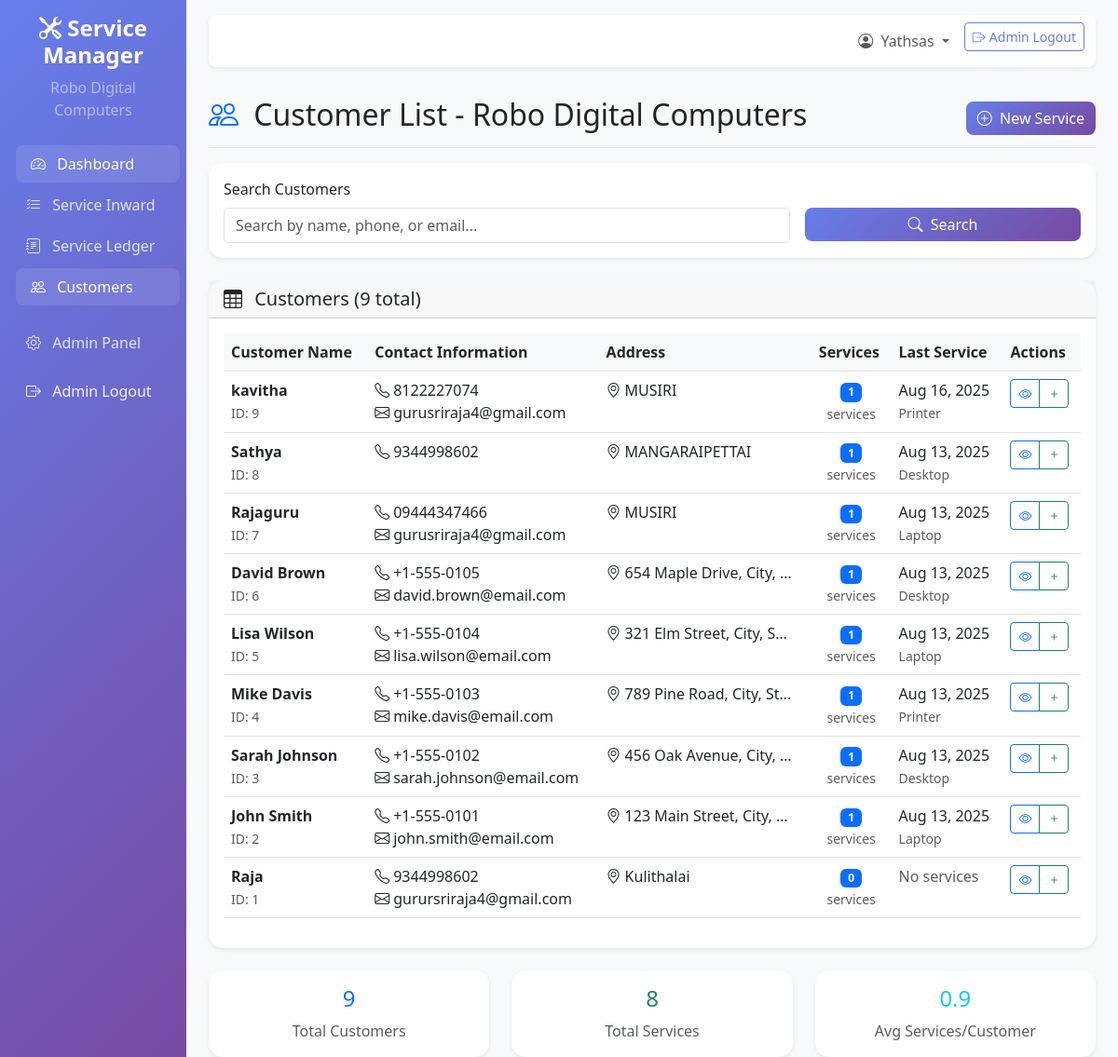
/services/customers/ (signed in), run on the app's committed database.
### services/models.py (models this page shows, shortened)
class Customer(models.Model):
    name = models.CharField(max_length=200)
    phone = models.CharField(max_length=15)
    email = models.EmailField(blank=True, null=True)
    address = models.TextField()
    created_at = models.DateTimeField(auto_now_add=True)
    updated_at = models.DateTimeField(auto_now=True)
    class Meta:
        ordering = ['-created_at']

class ServiceItem(models.Model):
    DEVICE_TYPES = [
        ('laptop', 'Laptop'),
        ('desktop', 'Desktop'),
        ('printer', 'Printer'),
    ]
    STATUS_CHOICES = [
        ('pending', 'Pending'),
        ('in_progress', 'In Progress'),
        ('completed', 'Completed'),
        ('delivered', 'Delivered'),
        ('cancelled', 'Cancelled'),
    ]
    PAYMENT_STATUS_CHOICES = [
        ('pending', 'Payment Pending'),
        ('received', 'Payment Received'),
        ('partial', 'Partial Payment'),
    ]
    customer = models.ForeignKey(Customer, on_delete=models.CASCADE, related_name='service_items')
    device_type = models.CharField(max_length=20, choices=DEVICE_TYPES)
    brand = models.CharField(max_length=100)
    model = models.CharField(max_length=100)
    serial_number = models.CharField(max_length=100, blank=True, null=True)
    problem_description = models.TextField()
    accessories_received = models.TextField(blank=True, null=True)
    estimated_cost = models.DecimalField(max_digits=10, decimal_places=2, default=0.00)
    actual_cost = models.DecimalField(max_digits=10, decimal_places=2, default=0.00)
    status = models.CharField(max_length=20, choices=STATUS_CHOICES, default='pending')
    payment_status = models.CharField(max_length=20, choices=PAYMENT_STATUS_CHOICES, default='pending')
    received_date = models.DateTimeField(auto_now_add=True)
    completed_date = models.DateTimeField(blank=True, null=True)
    delivered_date = models.DateTimeField(blank=True, null=True)
    technician_notes = models.TextField(blank=True, null=True)
    problem_resolved = models.TextField(blank=True, null=True, help_text="Description of how the problem was resolved")
    created_at = models.DateTimeField(auto_now_add=True)
    updated_at = models.DateTimeField(auto_now=True)
    class Meta:
        ordering = ['-received_date']

### services/views.py (the view)
# urls.py: path('customers/', views.customer_list, name='customer_list'),
@login_required
def customer_list(request):
    search_query = request.GET.get('search', '')
    customers = Customer.objects.all()
    if search_query:
        customers = customers.filter(
            Q(name__icontains=search_query) |
            Q(phone__icontains=search_query) |
            Q(email__icontains=search_query)
        )
    paginator = Paginator(customers, 20)
    page_number = request.GET.get('page')
    page_obj = paginator.get_page(page_number)
    total_services = ServiceItem.objects.count()
    avg_services_per_customer = total_services / max(customers.count(), 1)
    context = {
        'page_obj': page_obj,
        'search_query': search_query,
        'total_services': total_services,
        'avg_services_per_customer': avg_services_per_customer,
    }
    return render(request, 'services/customer_list.html', context)

### templates/services/customer_list.html (shortened to what this page needs)
{% extends 'base.html' %}
{% block content %}
<div class="d-flex justify-content-between flex-wrap flex-md-nowrap align-items-center pt-3 pb-2 mb-3 border-bottom">
    <h1 class="h2">
        <i class="bi bi-people text-primary me-2"></i>
        Customer List - Robo Digital Computers
    </h1>
    <div class="btn-toolbar mb-2 mb-md-0">
        <a href="{% url 'services:add_service_inward' %}" class="btn btn-primary">
            <i class="bi bi-plus-circle me-1"></i>
            New Service
        </a>
    </div>
</div>
<div class="card mb-4">
    <div class="card-body">
        <form method="get" class="row g-3">
            <div class="col-md-8">
                <label for="search" class="form-label">Search Customers</label>
                <input type="text" class="form-control" id="search" name="search"
                       value="{{ search_query }}" placeholder="Search by name, phone, or email...">
            </div>
            <div class="col-md-4">
                <label class="form-label">&nbsp;</label>
                <div class="d-grid">
                    <button type="submit" class="btn btn-primary">
                        <i class="bi bi-search me-1"></i>
                        Search
                    </button>
                </div>
            </div>
        </form>
    </div>
</div>
<div class="card">
    <div class="card-header">
        <h5 class="card-title mb-0">
            <i class="bi bi-table me-2"></i>
            Customers ({{ page_obj.paginator.count }} total)
        </h5>
    </div>
    <div class="card-body">
        {% if page_obj %}
            <div class="table-responsive">
                <table class="table table-hover">
                    <thead>
                        <tr>
                            <th>Customer Name</th>
                            <th>Contact Information</th>
                            <th>Address</th>
                            <th>Services</th>
                            <th>Last Service</th>
                            <th>Actions</th>
                        </tr>
                    </thead>
                    <tbody>
                        {% for customer in page_obj %}
                        <tr>
                            <td>
                                <div>
                                    <strong>{{ customer.name }}</strong>
                                    <br>
                                    <small class="text-muted">ID: {{ customer.id }}</small>
                                </div>
                            </td>
                            <td>
                                <div>
                                    <i class="bi bi-telephone me-1"></i>{{ customer.phone }}
                                    {% if customer.email %}
                                        <br>
                                        <i class="bi bi-envelope me-1"></i>{{ customer.email }}
                                    {% endif %}
                                </div>
                            </td>
                            <td>
                                <div class="text-truncate" style="max-width: 200px;" title="{{ customer.address }}">
                                    <i class="bi bi-geo-alt me-1"></i>{{ customer.address|truncatechars:100 }}
                                </div>
                            </td>
                            <td>
                                <div class="text-center">
                                    <span class="badge bg-primary">{{ customer.service_items.count }}</span>
                                    <br>
                                    <small class="text-muted">services</small>
                                </div>
                            </td>
                            <td>
                                {% if customer.service_items.first %}
                                    <div>
                                        {{ customer.service_items.first.received_date|date:"M d, Y" }}
                                        <br>
                                        <small class="text-muted">{{ customer.service_items.first.device_type|title }}</small>
                                    </div>
                                {% else %}
                                    <span class="text-muted">No services</span>
                                {% endif %}
                            </td>
                            <td>
                                <div class="btn-group" role="group">
                                    <a href="{% url 'services:customer_detail' customer.id %}"
                                       class="btn btn-sm btn-outline-primary" title="View Details">
                                        <i class="bi bi-eye"></i>
                                    </a>
                                    <a href="{% url 'services:add_service_inward' %}"
                                       class="btn btn-sm btn-outline-success" title="Add Service">
                                        <i class="bi bi-plus"></i>
                                    </a>
                                </div>
                            </td>
                        </tr>
                        {% endfor %}
                    </tbody>
                </table>
            </div>
        {% endif %}
    </div>
</div>
{% if page_obj %}
<div class="row mt-4">
    <div class="col-md-4">
        <div class="card text-center">
            <div class="card-body">
                <h4 class="text-primary">{{ page_obj.paginator.count }}</h4>
                <p class="text-muted mb-0">Total Customers</p>
            </div>
        </div>
    </div>
    <div class="col-md-4">
        <div class="card text-center">
            <div class="card-body">
                <h4 class="text-success">{{ total_services }}</h4>
                <p class="text-muted mb-0">Total Services</p>
            </div>
        </div>
    </div>
    <div class="col-md-4">
        <div class="card text-center">
            <div class="card-body">
                <h4 class="text-info">{{ avg_services_per_customer|floatformat:1 }}</h4>
                <p class="text-muted mb-0">Avg Services/Customer</p>
            </div>
        </div>
    </div>
</div>
{% endif %}
{% endblock %}

### templates/base.html (shortened to what this page needs)
<!DOCTYPE html>
<html lang="en">
<head>
    <link href="https://cdn.jsdelivr.net/npm/bootstrap@5.3.0/dist/css/bootstrap.min.css" rel="stylesheet">
    <link href="https://cdn.jsdelivr.net/npm/bootstrap-icons@1.10.0/font/bootstrap-icons.css" rel="stylesheet">
</head>
<body>
    <div class="container-fluid">
        <div class="row">
            <nav class="col-md-3 col-lg-2 d-md-block sidebar collapse">
                <div class="position-sticky pt-3">
                    <div class="text-center mb-4">
                        <h4 class="text-white fw-bold">
                            <i class="bi bi-tools"></i> Service Manager
                        </h4>
                        <p class="text-white-50 mb-0">Robo Digital Computers</p>
                    </div>
                    <ul class="nav flex-column">
                        <li class="nav-item">
                            <a class="nav-link {% if request.resolver_match.url_name == 'dashboard' %}active{% endif %}"
                               href="{% url 'services:dashboard' %}">
                                <i class="bi bi-speedometer2 me-2"></i>
                                Dashboard
                            </a>
                        </li>
                        <li class="nav-item">
                            <a class="nav-link {% if 'inward' in request.resolver_match.url_name %}active{% endif %}"
                               href="{% url 'services:service_inward_list' %}">
                                <i class="bi bi-list-check me-2"></i>
                                Service Inward
                            </a>
                        </li>
                        <li class="nav-item">
                            <a class="nav-link {% if 'ledger' in request.resolver_match.url_name %}active{% endif %}"
                               href="{% url 'services:service_ledger' %}">
                                <i class="bi bi-journal-text me-2"></i>
                                Service Ledger
                            </a>
                        </li>
                        <li class="nav-item">
                            <a class="nav-link {% if 'customer' in request.resolver_match.url_name %}active{% endif %}"
                               href="{% url 'services:customer_list' %}">
                                <i class="bi bi-people me-2"></i>
                                Customers
                            </a>
                        </li>
                        {% if user.is_staff %}
                        <li class="nav-item mt-3">
                            <a class="nav-link" href="{% url 'admin:index' %}">
                                <i class="bi bi-gear me-2"></i>
                                Admin Panel
                            </a>
                        </li>
                        <li class="nav-item mt-2">
                            <a class="nav-link" href="{% url 'logout' %}" style="color: rgba(255, 255, 255, 0.9);">
                                <i class="bi bi-box-arrow-right me-2"></i>
                                Admin Logout
                            </a>
                        </li>
                        {% endif %}
                    </ul>
                </div>
            </nav>
            <main class="col-md-9 ms-sm-auto col-lg-10 px-md-4 main-content">
                <nav class="navbar navbar-expand-lg navbar-light bg-white shadow-sm rounded-3 my-3">
                    <div class="container-fluid">
                        <div class="navbar-nav ms-auto">
                            <div class="nav-item dropdown me-2">
                                <a class="nav-link dropdown-toggle" href="#" role="button" data-bs-toggle="dropdown">
                                    <i class="bi bi-person-circle me-1"></i>
                                    {% if user.is_authenticated %}{{ user.username }}{% else %}Guest{% endif %}
                                </a>
                            </div>
                            <div class="nav-item">
                                {% if user.is_staff %}
                                    <a class="btn btn-outline-primary btn-sm" href="{% url 'logout' %}" title="Admin Logout" style="border-color: #667eea; color: #667eea;">
                                        <i class="bi bi-box-arrow-right me-1"></i>Admin Logout
                                    </a>
                                {% else %}
                                    <a class="btn btn-outline-primary btn-sm" href="{% url 'logout' %}" title="User Logout" style="border-color: #667eea; color: #667eea;">
                                        <i class="bi bi-box-arrow-right me-1"></i>User Logout
                                    </a>
                                {% endif %}
                            </div>
                        </div>
                    </div>
                </nav>
                {% block content %}{% endblock %}
            </main>
        </div>
    </div>
</body>
</html>

### templates/base.html (style rules this page uses)
.sidebar { min-height: 100vh; background: linear-gradient(135deg, #667eea 0%, #764ba2 100%); }
.sidebar .nav-link { color: rgba(255, 255, 255, 0.8); border-radius: 8px; margin: 2px 0; transition: all 0.3s ease; }
.sidebar .nav-link:hover, .sidebar .nav-link.active { color: white; background-color: rgba(255, 255, 255, 0.1); transform: translateX(5px); }
.main-content { background-color: #f8f9fa; min-height: 100vh; }
.card { border: none; border-radius: 15px; box-shadow: 0 0.125rem 0.25rem rgba(0, 0, 0, 0.075); transition: transform 0.2s ease; }
.btn-primary { background: linear-gradient(135deg, #667eea 0%, #764ba2 100%); border: none; border-radius: 8px; }
.table th { background-color: #f8f9fa; border-top: none; font-weight: 600; }

### data on the page
Customer: name "kavitha", id "9", phone "8122227074", email "gurusriraja4@gmail.com", address "MUSIRI", service_items.count "1", service_items.first.received_date "Aug 16, 2025", service_items.first.device_type "Printer"
Customer: name "Sathya", id "8", phone "9344998602", address "MANGARAIPETTAI", service_items.count "1", service_items.first.received_date "Aug 13, 2025", service_items.first.device_type "Desktop"
Customer: name "Rajaguru", id "7", phone "09444347466", email "gurusriraja4@gmail.com", address "MUSIRI", service_items.count "1", service_items.first.received_date "Aug 13, 2025", service_items.first.device_type "Laptop"
Customer: name "David Brown", id "6", phone "+1-555-0105", email "david.brown@email.com", address "654 Maple Drive, City,…", service_items.count "1", service_items.first.received_date "Aug 13, 2025", service_items.first.device_type "Desktop"
Customer: name "Lisa Wilson", id "5", phone "+1-555-0104", email "lisa.wilson@email.com", address "321 Elm Street, City, S…", service_items.count "1", service_items.first.received_date "Aug 13, 2025", service_items.first.device_type "Laptop"
Customer: name "Mike Davis", id "4", phone "+1-555-0103", email "mike.davis@email.com", address "789 Pine Road, City, St…", service_items.count "1", service_items.first.received_date "Aug 13, 2025", service_items.first.device_type "Printer"
Customer: name "Sarah Johnson", id "3", phone "+1-555-0102", email "sarah.johnson@email.com", address "456 Oak Avenue, City,…", service_items.count "1", service_items.first.received_date "Aug 13, 2025", service_items.first.device_type "Desktop"
Customer: name "John Smith", id "2", phone "+1-555-0101", email "john.smith@email.com", address "123 Main Street, City,…", service_items.count "1", service_items.first.received_date "Aug 13, 2025", service_items.first.device_type "Laptop"
Customer: name "Raja", id "1", phone "9344998602", email "gurursriraja4@gmail.com", address "Kulithalai", service_items.count "0", shows "No services"

### other printed values
{{ user.username }} "Yathsas"
{{ page_obj.paginator.count }} "9"
{{ total_services }} "8"
{{ avg_services_per_customer|floatformat:1 }} "0.9"
